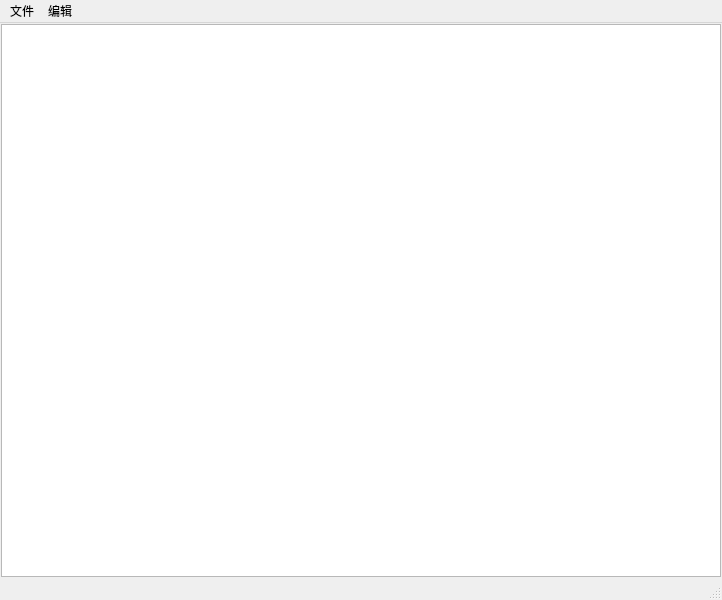
<?xml version="1.0" encoding="UTF-8"?>
<ui version="4.0">
 <class>ParserEditor</class>
 <widget class="QMainWindow" name="ParserEditor">
  <property name="geometry">
   <rect>
    <x>0</x>
    <y>0</y>
    <width>722</width>
    <height>600</height>
   </rect>
  </property>
  <property name="windowTitle">
   <string>MainWindow</string>
  </property>
  <widget class="QWidget" name="centralwidget">
   <layout class="QGridLayout" name="gridLayout" rowstretch="1,1000,1" columnstretch="1,1000,1">
    <property name="leftMargin">
     <number>0</number>
    </property>
    <property name="topMargin">
     <number>0</number>
    </property>
    <property name="rightMargin">
     <number>0</number>
    </property>
    <property name="bottomMargin">
     <number>0</number>
    </property>
    <property name="spacing">
     <number>0</number>
    </property>
    <item row="0" column="1">
     <spacer name="verticalSpacer">
      <property name="orientation">
       <enum>Qt::Vertical</enum>
      </property>
      <property name="sizeHint" stdset="0">
       <size>
        <width>20</width>
        <height>40</height>
       </size>
      </property>
     </spacer>
    </item>
    <item row="1" column="0">
     <spacer name="horizontalSpacer_2">
      <property name="orientation">
       <enum>Qt::Horizontal</enum>
      </property>
      <property name="sizeHint" stdset="0">
       <size>
        <width>40</width>
        <height>20</height>
       </size>
      </property>
     </spacer>
    </item>
    <item row="1" column="1">
     <widget class="QTreeView" name="treeView">
      <property name="font">
       <font>
        <pointsize>10</pointsize>
       </font>
      </property>
      <property name="contextMenuPolicy">
       <enum>Qt::CustomContextMenu</enum>
      </property>
      <property name="styleSheet">
       <string notr="true">QTreeView {
    show-decoration-selected: 1;
}
QTreeView::item {
    border-right: 0.5px solid #6d6d6d;
    border-bottom: 0.5px solid #6d6d6d;
    border-left: none;
    border-top: none;
}
QTreeView::item:selected {
    background-color: #3399FF;
}
QTreeView::branch {
    border-bottom: 0.5px solid #6d6d6d;
}
QTreeView::branch:closed:has-children {
    border-image: none;
    image: url(:/qtreeview/branch-closed.png);
}

QTreeView::branch:open:has-children {
    border-image: none;
    image: url(:/qtreeview/branch-open.png);
}
</string>
      </property>
      <property name="editTriggers">
       <set>QAbstractItemView::DoubleClicked|QAbstractItemView::EditKeyPressed|QAbstractItemView::SelectedClicked</set>
      </property>
      <property name="alternatingRowColors">
       <bool>true</bool>
      </property>
      <property name="autoExpandDelay">
       <number>1</number>
      </property>
      <property name="indentation">
       <number>12</number>
      </property>
      <property name="rootIsDecorated">
       <bool>true</bool>
      </property>
      <property name="itemsExpandable">
       <bool>true</bool>
      </property>
      <property name="sortingEnabled">
       <bool>true</bool>
      </property>
      <attribute name="headerCascadingSectionResizes">
       <bool>true</bool>
      </attribute>
      <attribute name="headerDefaultSectionSize">
       <number>150</number>
      </attribute>
      <attribute name="headerMinimumSectionSize">
       <number>100</number>
      </attribute>
     </widget>
    </item>
    <item row="2" column="1">
     <spacer name="verticalSpacer_2">
      <property name="orientation">
       <enum>Qt::Vertical</enum>
      </property>
      <property name="sizeHint" stdset="0">
       <size>
        <width>20</width>
        <height>40</height>
       </size>
      </property>
     </spacer>
    </item>
    <item row="1" column="2">
     <spacer name="horizontalSpacer">
      <property name="orientation">
       <enum>Qt::Horizontal</enum>
      </property>
      <property name="sizeHint" stdset="0">
       <size>
        <width>40</width>
        <height>20</height>
       </size>
      </property>
     </spacer>
    </item>
   </layout>
  </widget>
  <widget class="QMenuBar" name="menubar">
   <property name="geometry">
    <rect>
     <x>0</x>
     <y>0</y>
     <width>722</width>
     <height>23</height>
    </rect>
   </property>
   <widget class="QMenu" name="menu">
    <property name="title">
     <string>文件</string>
    </property>
    <addaction name="actsave"/>
    <addaction name="actionreload"/>
    <addaction name="separator"/>
    <addaction name="actionexit"/>
   </widget>
   <widget class="QMenu" name="menu_2">
    <property name="title">
     <string>编辑</string>
    </property>
    <addaction name="actundo"/>
    <addaction name="actredo"/>
   </widget>
   <addaction name="menu"/>
   <addaction name="menu_2"/>
  </widget>
  <widget class="QStatusBar" name="statusbar">
   <property name="enabled">
    <bool>false</bool>
   </property>
  </widget>
  <action name="actundo">
   <property name="enabled">
    <bool>false</bool>
   </property>
   <property name="icon">
    <iconset>
     <normalon>:/cedit/undo.png</normalon>
    </iconset>
   </property>
   <property name="text">
    <string>撤销</string>
   </property>
   <property name="shortcut">
    <string>Ctrl+Z</string>
   </property>
  </action>
  <action name="actredo">
   <property name="enabled">
    <bool>false</bool>
   </property>
   <property name="icon">
    <iconset>
     <normalon>:/cedit/redo.png</normalon>
    </iconset>
   </property>
   <property name="text">
    <string>重做</string>
   </property>
   <property name="shortcut">
    <string>Ctrl+Y</string>
   </property>
  </action>
  <action name="actsave">
   <property name="icon">
    <iconset>
     <normalon>:/cedit/save.png</normalon>
    </iconset>
   </property>
   <property name="text">
    <string>保存</string>
   </property>
  </action>
  <action name="actionreload">
   <property name="text">
    <string>重新载入</string>
   </property>
  </action>
  <action name="actionexit">
   <property name="text">
    <string>退出</string>
   </property>
   <property name="shortcut">
    <string>Esc</string>
   </property>
  </action>
 </widget>
 <resources/>
 <connections/>
</ui>
